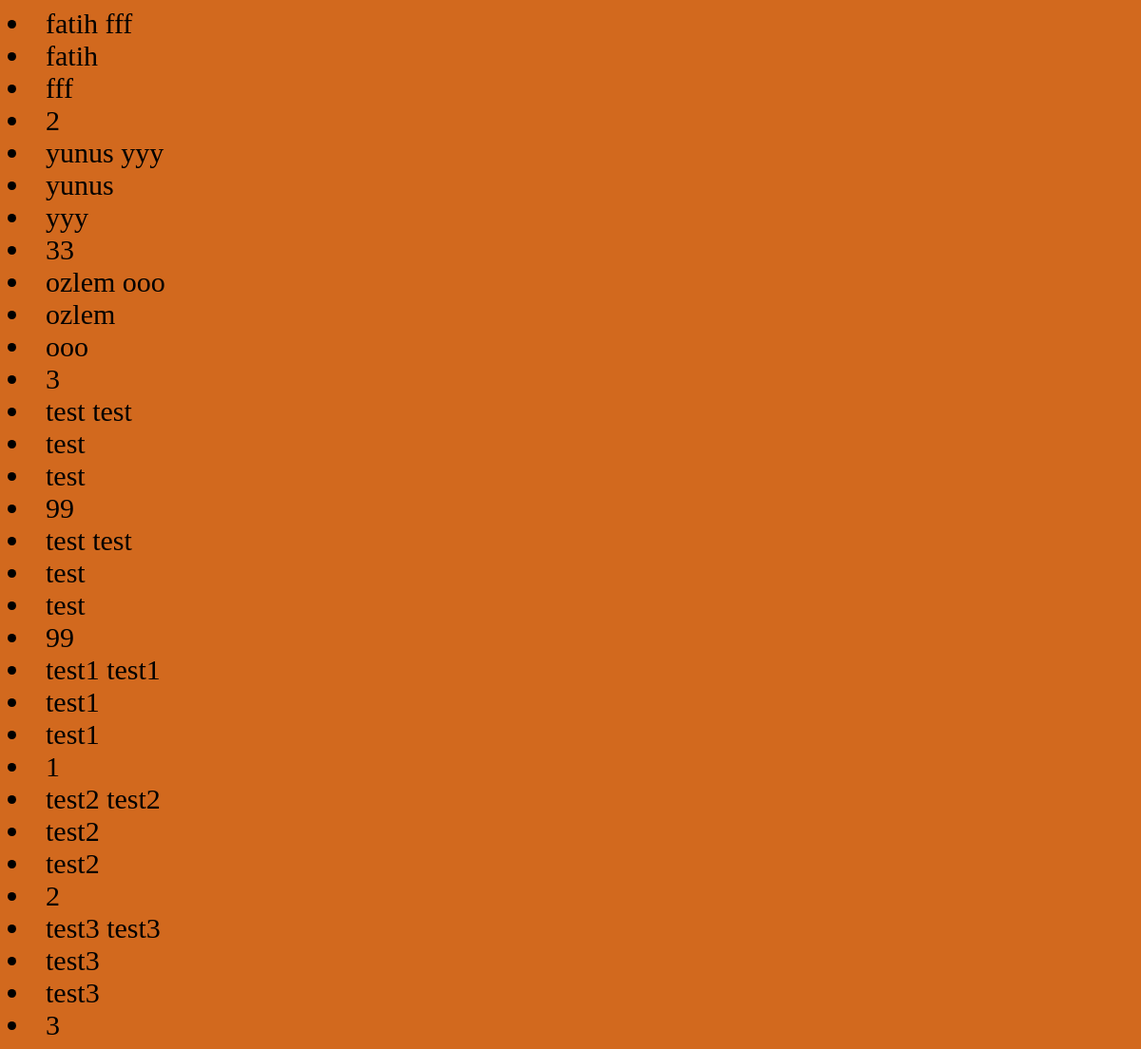
The page /student on the database as committed earlier.
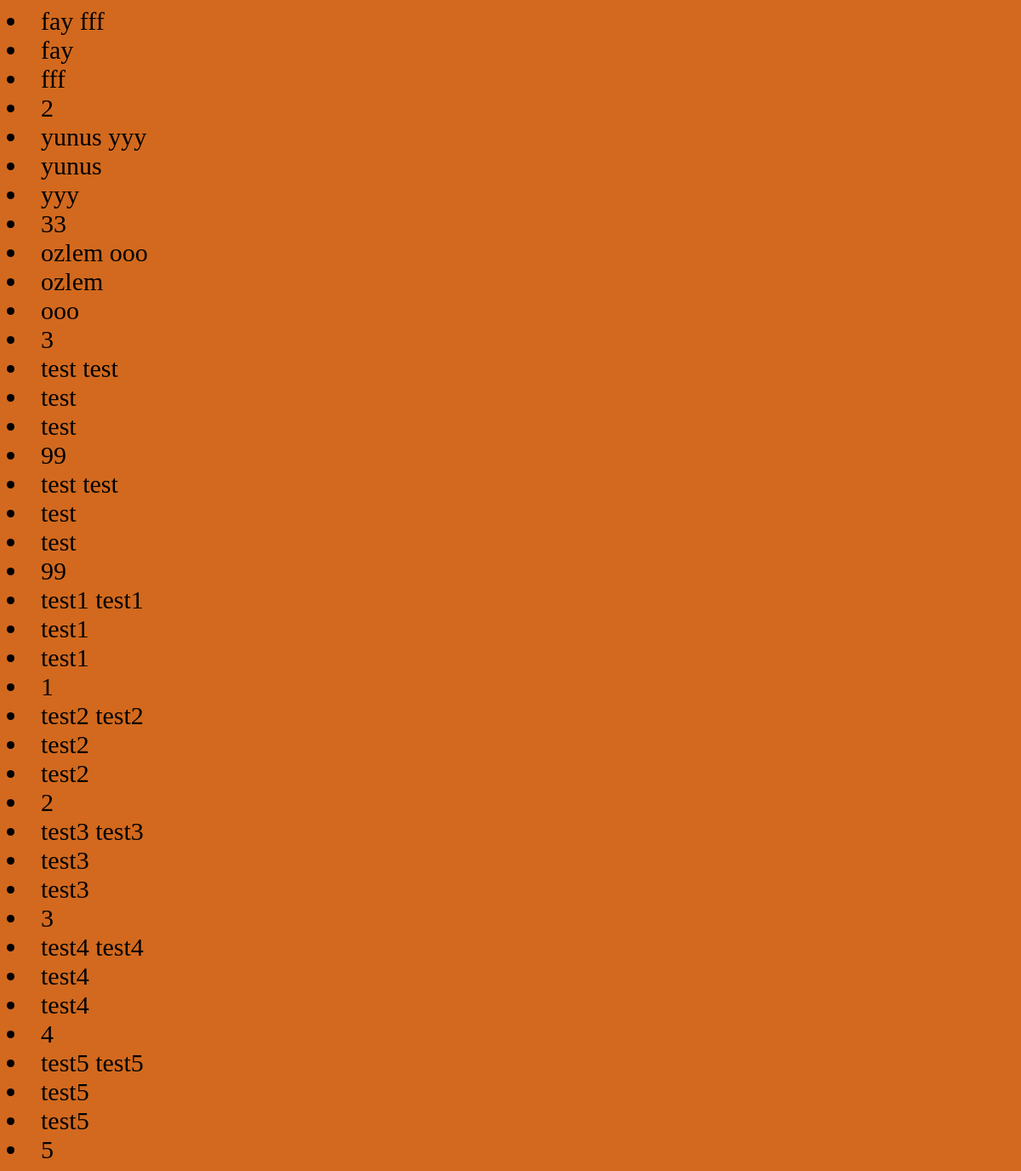
The same page on the database as committed later.
### templateApp/models.py (models this page shows)
class Student(models.Model):
    GENDER=(
        ("M", "Male"),
        ("F", "Female")
    )
    first_name = models.CharField(max_length=30)
    last_name = models.CharField(max_length=30)
    number = models.IntegerField(blank=True, null=True)
    picture= models.ImageField(upload_to='profile_pictures', blank=True)
    gender = models.CharField(max_length=1, choices=GENDER, null=True)
    def __str__(self):
        return f"{self.first_name} {self.last_name}"

### templateApp/views.py (the view)
# urls.py: path("student", studentView, name="student"),  # name ler unique olmali
def studentView(request):
    students = Student.objects.all()
    context = {
        "students": students,
    }
    return render(request, "templateApp/student.html", context)

### templateApp/templates/templateApp/student.html
{% extends 'templateApp/base.html' %}
{% block body %}
    {% for std in students %}
        <li>{{ std }} </li>
        <li>{{ std.first_name }} </li>
        <li>{{ std.last_name }}</li>
        <li>{{ std.number }}</li>
    {% endfor %}
{% endblock body %}

### templateApp/templates/templateApp/base.html (shortened to what this page needs)
{% load static %}
<!DOCTYPE html>
<html lang="en">
<head>
    <link rel="stylesheet" href="static/style.css">
</head>
<body>
    {% block body %}
    {% endblock body %}
</body>
</html>

### templateApp/static/style.css (style rules this page uses)
body { background-color:chocolate; }
li { font-size: 30px; }

Rows that differ between the two databases and show on the page:
changed Student "fff": first_name+last_name "fatih fff" → "fay fff"; first_name "fatih" → "fay"
added Student: first_name+last_name "test4 test4", first_name "test4", last_name "test4", number "4"
added Student: first_name+last_name "test5 test5", first_name "test5", last_name "test5", number "5"
